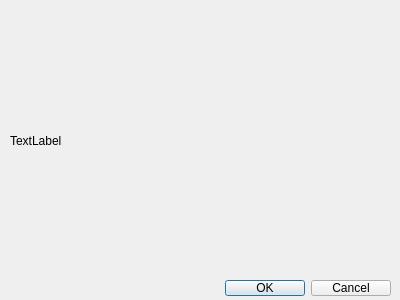
<?xml version="1.0" encoding="UTF-8"?>
<ui version="4.0">
 <class>InputCanvas</class>
 <widget class="QDialog" name="InputCanvas">
  <property name="geometry">
   <rect>
    <x>0</x>
    <y>0</y>
    <width>400</width>
    <height>300</height>
   </rect>
  </property>
  <property name="windowTitle">
   <string>Dialog</string>
  </property>
  <widget class="QDialogButtonBox" name="buttonBox">
   <property name="geometry">
    <rect>
     <x>50</x>
     <y>280</y>
     <width>341</width>
     <height>16</height>
    </rect>
   </property>
   <property name="orientation">
    <enum>Qt::Horizontal</enum>
   </property>
   <property name="standardButtons">
    <set>QDialogButtonBox::Cancel|QDialogButtonBox::Ok</set>
   </property>
  </widget>
  <widget class="QLabel" name="label">
   <property name="geometry">
    <rect>
     <x>10</x>
     <y>10</y>
     <width>381</width>
     <height>261</height>
    </rect>
   </property>
   <property name="text">
    <string>TextLabel</string>
   </property>
  </widget>
 </widget>
 <resources/>
 <connections>
  <connection>
   <sender>buttonBox</sender>
   <signal>rejected()</signal>
   <receiver>InputCanvas</receiver>
   <slot>reject()</slot>
   <hints>
    <hint type="sourcelabel">
     <x>316</x>
     <y>260</y>
    </hint>
    <hint type="destinationlabel">
     <x>286</x>
     <y>274</y>
    </hint>
   </hints>
  </connection>
  <connection>
   <sender>buttonBox</sender>
   <signal>accepted()</signal>
   <receiver>InputCanvas</receiver>
   <slot>accept()</slot>
   <hints>
    <hint type="sourcelabel">
     <x>248</x>
     <y>254</y>
    </hint>
    <hint type="destinationlabel">
     <x>157</x>
     <y>274</y>
    </hint>
   </hints>
  </connection>
 </connections>
</ui>
